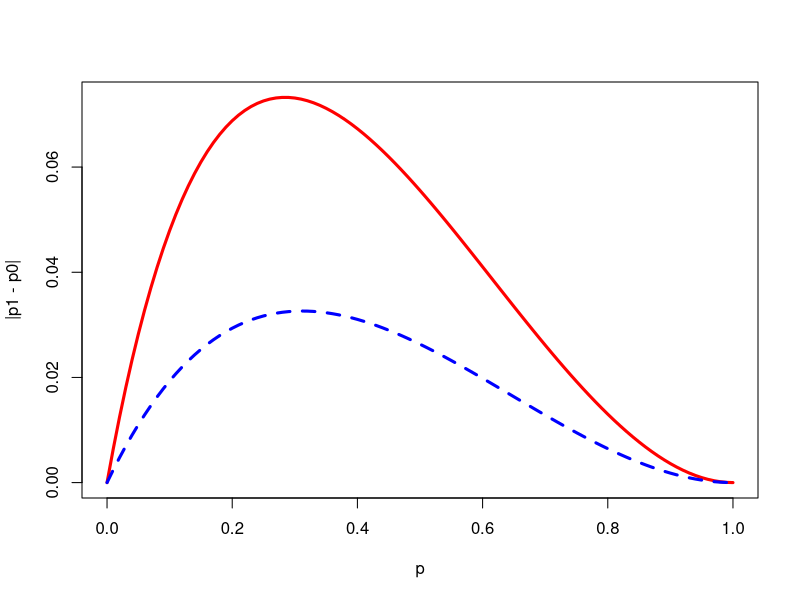
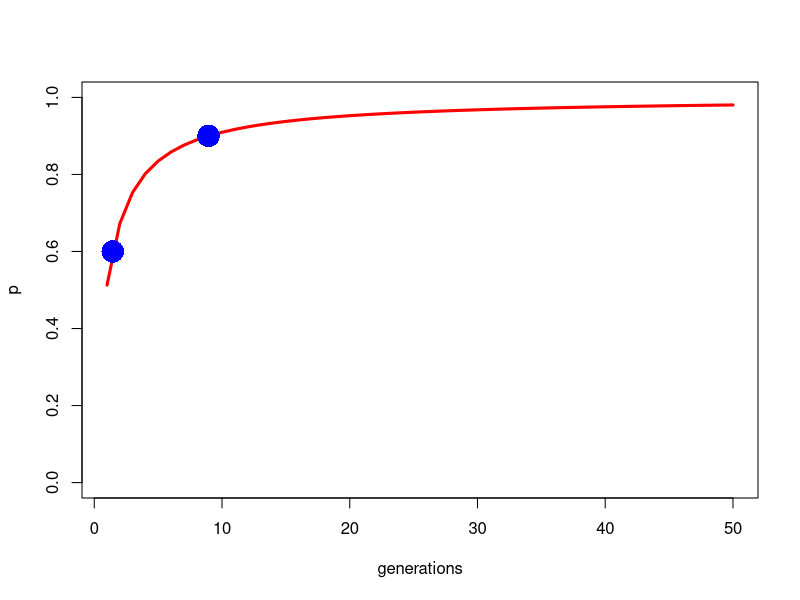

Recreate these plots in R, in order.
## ---- chunk 1
options(htmltools.dir.version = FALSE)
## ---- chunk 2
deltap <- function(s, p){
  q <- 1-p
  return((s*p*q^2)/(1 - s*q^2))
}

p <- seq(0, 1, by=0.01)
plot(p, deltap(s=0.4, p), type="l", lwd=3, col="red", xlab="p", ylab="|p1 - p0|")
lines(p, deltap(s=0.2, p), lty=2, lwd=3, col="blue")
## ---- chunk 3
get_pt <- function(p0, t){
  q0 <- 1 - p0
  return(1- q0/(1+t*q0))
  }
## ---- chunk 4

get_t <- function(p0, pt){
  q0 = 1- p0
  qt = 1 - pt
  return(1/qt - 1/q0)
  }
## ---- chunk 5
t <- 1:50
get_t(p0=0.6, pt=0.9) #7.5
plot(t, get_pt(0.05, t), type="l", lwd=3, col="red", 
     xlab="generations", ylab="p", ylim=c(0, 1))
points(x=get_t(p0=0.05, pt=0.6), y=0.6, col="blue", cex=3, pch=16)
points(x=get_t(p0=0.05, pt=0.9), y=0.9, col="blue", cex=3, pch=16)

